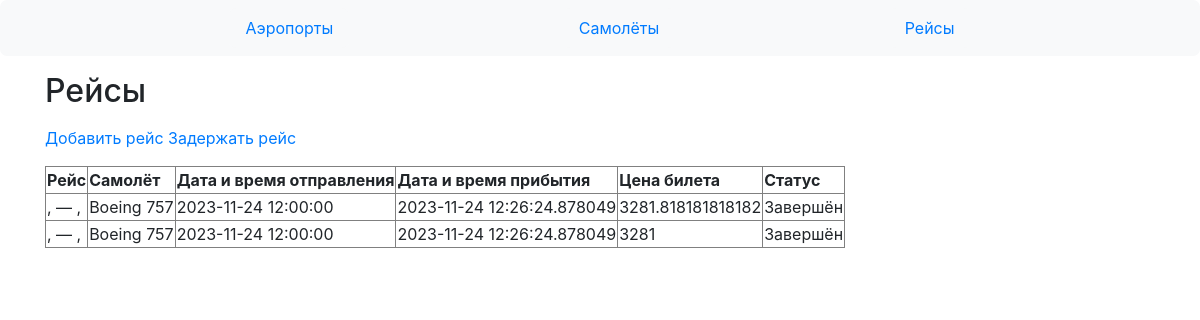
/manager/flights, run on an earlier commit of the app's database.
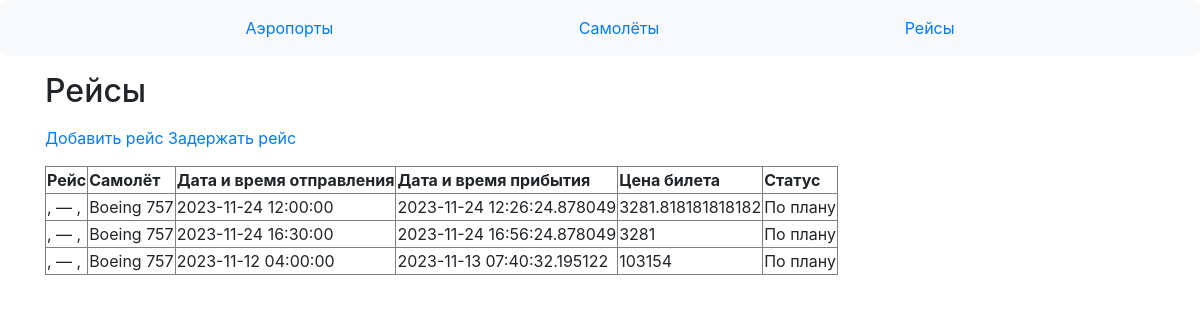
And on a later commit of the database.
### data/flights.py (models this page shows)
class Flight(SqlAlchemyBase):
    __tablename__ = 'Flights'
    id = sa.Column(sa.Integer, primary_key=True, autoincrement=True, unique=True, nullable=False)
    dept_airport_id = sa.Column(sa.Integer, sa.ForeignKey('Airports.id'), nullable=False)
    dest_airport_id = sa.Column(sa.Integer, sa.ForeignKey('Airports.id'), nullable=False)
    plane_id = sa.Column(sa.Integer, sa.ForeignKey('Planes.id'), nullable=False)
    dept_datetime = sa.Column(sa.DateTime, nullable=False)
    dest_datetime = sa.Column(sa.DateTime, nullable=False)
    price = sa.Column(sa.Integer, nullable=False)
    status_id = sa.Column(sa.Integer, sa.ForeignKey('Statuses.id'), nullable=False)

### data/planes.py (models this page shows)
class Plane(SqlAlchemyBase):
    __tablename__ = 'Planes'
    id = sa.Column(sa.Integer, primary_key=True, autoincrement=True, unique=True, nullable=False)
    name = sa.Column(sa.String, unique=True, nullable=False)
    rows_num = sa.Column(sa.Integer, nullable=False)
    columns_num = sa.Column(sa.Integer, nullable=False)
    flight_cost_per_1000_km = sa.Column(sa.Integer, nullable=False)
    average_speed = sa.Column(sa.Integer, nullable=False)

### data/statuses.py (models this page shows)
class Status(SqlAlchemyBase):
    __tablename__ = 'Statuses'
    id = sa.Column(sa.Integer, primary_key=True, autoincrement=True, unique=True, nullable=False)
    name = sa.Column(sa.String, unique=True, nullable=False)

### main.py (the view)
@app.route('/manager/flights')
def manager_flights():
    db_sess = db_session.create_session()
    update_flights_status()
    return render_template('manager_flights.html', table1=db_sess.query(airports.Airport, flights.Flight),
                           table2=db_sess.query(flights.Flight, planes.Plane, statuses.Status).filter(
                               flights.Flight.plane_id == planes.Plane.id,
                               flights.Flight.status_id == statuses.Status.id))

### data/db_session.py (called while the page is built)
def create_session() -> Session:
    global __factory
    return __factory()

### main.py (called while the page is built)
def update_flights_status():
    ZERO_TD = datetime.timedelta(minutes=0)
    BOARDING_TD = datetime.timedelta(minutes=40)
    db_sess = db_session.create_session()
    now = datetime.datetime.now()
    status_query = db_sess.query(statuses.Status)
    for flight, status in db_sess.query(flights.Flight, statuses.Status).filter(
            flights.Flight.status_id == statuses.Status.id).all():
        if status.name in ('Отменён', 'Завершён'):
            continue
        if flight.dest_datetime < now:
            flight.status_id = status_query.filter(statuses.Status.name == 'Завершён').first().id
        elif ZERO_TD < flight.dept_datetime - now < BOARDING_TD:
            flight.status_id = status_query.filter(statuses.Status.name == 'Посадка').first().id
    db_sess.commit()

### templates/manager_flights.html
{% extends "base_manager.html" %}
{% block content %}
<p><h2>Рейсы</h2><p>
<p><a href="./add_flight">Добавить рейс</a>    <a href="./delay_flight">Задержать рейс</a></p>
    <table border="">
        <tr>
            <td><b>Рейс</b></td>
            <td><b>Самолёт</b></td>
            <td><b>Дата и время отправления</b></td>
            <td><b>Дата и время прибытия</b></td>
            <td><b>Цена билета</b></td>
            <td><b>Статус</b></td>
        </tr>
        {% for flight, plane, status in table2.all() %}
        <tr>
            {% set dept_airport = table1.filter(id == table1.dept_airport_id).first() %}
            {% set dest_airport = table1.filter(id == table1.dest_airport_id).first() %}
            <td>{{ dept_airport.city }}, {{ dept_airport.name }} — {{ dest_airport.city }}, {{ dest_airport.name }}</td>
            <td>{{ plane.name }}</td>
            <td>{{ flight.dept_datetime }}</td>
            <td>{{ flight.dest_datetime }}</td>
            <td>{{ flight.price }}</td>
            <td>{{ status.name }}</td>
        </tr>
    {% endfor %}</table>
{% endblock %}

### templates/base_manager.html (shortened to what this page needs)
{% extends "base.html" %}
{% if current_user.is_authenticated %}
    {% block header %}
        <a class="navbar navbar-light bg-light" href="/manager/airports">Аэропорты</a>
        <a class="navbar navbar-light bg-light" href="/manager/planes">Самолёты</a>
        <a class="navbar navbar-light bg-light" href="/manager/flights">Рейсы</a>
    {% endblock %}
{% else %}
    Вы не авторизованы. <a href="/registration">Зарегистрируйтесь</a> или <a href="/login">войдите</a> чтобы начать
{% endif %}

### templates/base.html (shortened to what this page needs)
<!doctype html>
<html lang="en">
<head>
    <link rel="stylesheet"
          href="https://stackpath.bootstrapcdn.com/bootstrap/4.4.1/css/bootstrap.min.css"
>
</head>
<body>
<header>
    <nav class="navbar navbar-light bg-light">
        {% block header %}{% endblock %}
    </nav>
</header>
<main role="main" class="container">
    {% block content %}{% endblock %}
</main>
</body>
</html>

### templates/base.html (style rules this page uses)
.navbar { margin-left: 0; margin-right: 0; display: flex; justify-content: space-evenly; border-radius: 7px; }

What changed in the data, as far as the page shows it:
changed Flight (number 1 of 3 on the later page): name "Завершён" → "По плану"
changed Flight (number 2 of 3 on the later page): dept_datetime "2023-11-24 12:00:00" → "2023-11-24 16:30:00"; dest_datetime "2023-11-24 12:26:24.878049" → "2023-11-24 16:56:24.878049"; name "Завершён" → "По плану"
added Flight: name "Boeing 757", dept_datetime "2023-11-12 04:00:00", dest_datetime "2023-11-13 07:40:32.195122", price "103154", name "По плану"
